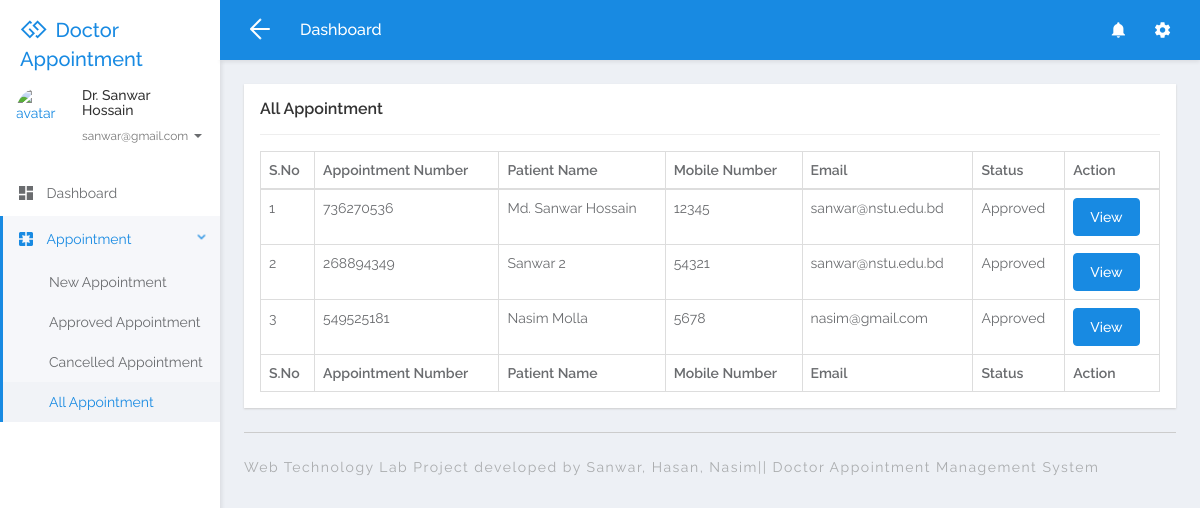
Screenshot of /doctor/all-appointment.php (signed in) with the database file from the repository.
### tables this page shows
CREATE TABLE `tbldoctor` (
  `ID` int(5) NOT NULL,
  `FullName` varchar(250) DEFAULT NULL,
  `MobileNumber` bigint(10) DEFAULT NULL,
  `Email` varchar(250) DEFAULT NULL,
  `Specialization` varchar(250) DEFAULT NULL,
  `Password` varchar(259) DEFAULT NULL,
  `CreationDate` timestamp NULL DEFAULT CURRENT_TIMESTAMP
);

CREATE TABLE `tblappointment` (
  `ID` int(10) NOT NULL,
  `AppointmentNumber` int(10) DEFAULT NULL,
  `Name` varchar(250) DEFAULT NULL,
  `MobileNumber` bigint(20) DEFAULT NULL,
  `Email` varchar(250) DEFAULT NULL,
  `AppointmentDate` date DEFAULT NULL,
  `AppointmentTime` time DEFAULT NULL,
  `Specialization` varchar(250) DEFAULT NULL,
  `Doctor` int(10) DEFAULT NULL,
  `Message` mediumtext,
  `ApplyDate` timestamp NULL DEFAULT CURRENT_TIMESTAMP,
  `Remark` varchar(250) DEFAULT NULL,
  `Status` varchar(250) DEFAULT NULL,
  `UpdationDate` timestamp NULL DEFAULT NULL ON UPDATE CURRENT_TIMESTAMP
);

### doctor/all-appointment.php (the view, shortened to what this page needs)
<?php
include('includes/dbconnection.php');
if (strlen($_SESSION['damsid'] == 0)) {
	header('location:logout.php');
} else {
	?>
	<!DOCTYPE html>
	<html lang="en">
	<head>
		<link rel="stylesheet" href="libs/bower/font-awesome/css/font-awesome.min.css">
		<link rel="stylesheet" href="libs/bower/material-design-iconic-font/dist/css/material-design-iconic-font.css">
		<link rel="stylesheet" href="libs/bower/animate.css/animate.min.css">
		<link rel="stylesheet" href="libs/bower/fullcalendar/dist/fullcalendar.min.css">
		<link rel="stylesheet" href="libs/bower/perfect-scrollbar/css/perfect-scrollbar.css">
		<link rel="stylesheet" href="assets/css/bootstrap.css">
		<link rel="stylesheet" href="assets/css/core.css">
		<link rel="stylesheet" href="assets/css/app.css">
	</head>
	<body class="menubar-left menubar-unfold menubar-light theme-primary">
		<?php include_once('includes/header.php'); ?>
		<?php include_once('includes/sidebar.php'); ?>
		<main id="app-main" class="app-main">
			<div class="wrap">
				<section class="app-content">
					<div class="row">
						<div class="col-md-12">
							<div class="widget">
								<header class="widget-header">
									<h4 class="widget-title">All Appointment</h4>
								</header>
								<hr class="widget-separator">
								<div class="widget-body">
									<div class="table-responsive">
										<table
											class="table table-bordered table-hover js-basic-example dataTable table-custom">
											<thead>
												<tr>
													<th>S.No</th>
													<th>Appointment Number</th>
													<th>Patient Name</th>
													<th>Mobile Number</th>
													<th>Email</th>
													<th>Status</th>
													<th>Action</th>
												</tr>
											</thead>
											<tbody>
												<?php
												$docid = $_SESSION['damsid'];
												$sql = "SELECT * from  tblappointment where Doctor=:docid";
												$query = $dbh->prepare($sql);
												$query->bindParam(':docid', $docid, PDO::PARAM_STR);
												$query->execute();
												$results = $query->fetchAll(PDO::FETCH_OBJ);
												$cnt = 1;
												if ($query->rowCount() > 0) {
													foreach ($results as $row) { ?>
														<tr>
															<td>
																<?php echo htmlentities($cnt); ?>
															</td>
															<td>
																<?php echo htmlentities($row->AppointmentNumber); ?>
															</td>
															<td>
																<?php echo htmlentities($row->Name); ?>
															</td>
															<td>
																<?php echo htmlentities($row->MobileNumber); ?>
															</td>
															<td>
																<?php echo htmlentities($row->Email); ?>
															</td>
															<?php if ($row->Status == "") { ?>
																<td>
																	<?php echo "Not Updated Yet"; ?>
																</td>
															<?php } else { ?>
																<td>
																	<?php echo htmlentities($row->Status); ?>
																</td>
															<?php } ?>
															<td><a href="view-appointment-detail.php?editid=<?php echo htmlentities($row->ID); ?>&&aptid=<?php echo htmlentities($row->AppointmentNumber); ?>"
																	class="btn btn-primary">View</a></td>
														</tr>
														<?php $cnt = $cnt + 1;
													}
												} ?>
											</tbody>
											<tfoot>
												<tr>
													<th>S.No</th>
													<th>Appointment Number</th>
													<th>Patient Name</th>
													<th>Mobile Number</th>
													<th>Email</th>
													<th>Status</th>
													<th>Action</th>
												</tr>
											</tfoot>
										</table>
									</div>
								</div>
							</div>
						</div>
					</div>
				</section>
			</div>
			<?php include_once('includes/footer.php'); ?>
		</main>
	</body>
	</html>
<?php } ?>

### doctor/includes/header.php (shortened to what this page needs)
<nav id="app-navbar" class="navbar navbar-inverse navbar-fixed-top primary">
  <div class="navbar-header">
    <a href="dashboard.php" class="navbar-brand">
      <span class="brand-icon"><i class="fa fa-gg"></i></span>
      <span class="brand-name">Doctor Appointment</span>
    </a>
  </div>
  <div class="navbar-container container-fluid">
    <div class="collapse navbar-collapse" id="app-navbar-collapse">
      <ul class="nav navbar-toolbar navbar-toolbar-left navbar-left">
        <li class="hidden-float hidden-menubar-top">
          <a href="javascript:void(0)" role="button" id="menubar-fold-btn" class="hamburger hamburger--arrowalt is-active js-hamburger">
            <span class="hamburger-box"><span class="hamburger-inner"></span></span>
          </a>
        </li>
        <li>
          <h5 class="page-title hidden-menubar-top hidden-float">Dashboard</h5>
        </li>
      </ul>
      <ul class="nav navbar-toolbar navbar-toolbar-right navbar-right">
        <li class="dropdown">
          <a href="#" class="dropdown-toggle" data-toggle="dropdown" role="button" aria-haspopup="true" aria-expanded="false"><i class="zmdi zmdi-hc-lg zmdi-notifications"></i></a>
        </li>
        <li class="dropdown">
          <a href="javascript:void(0)" class="dropdown-toggle" data-toggle="dropdown" role="button" aria-haspopup="true" aria-expanded="false"><i class="zmdi zmdi-hc-lg zmdi-settings"></i></a>
        </li>
      </ul>
    </div>
  </div>
</nav>

### doctor/includes/sidebar.php (shortened to what this page needs)
<aside id="menubar" class="menubar light">
  <div class="app-user">
    <div class="media">
      <div class="media-left">
        <div class="avatar avatar-md avatar-circle">
          <a href="javascript:void(0)"><img class="img-responsive" src="assets/images/images.jpg" alt="avatar"/></a>
        </div>
      </div>
      <div class="media-body">
        <div class="foldable">
          <?php
$eid=$_SESSION['damsid'];
$sql="SELECT FullName,Email from  tbldoctor where ID=:eid";
$query = $dbh -> prepare($sql);
$query->bindParam(':eid',$eid,PDO::PARAM_STR);
$query->execute();
$results=$query->fetchAll(PDO::FETCH_OBJ);
foreach($results as $row)
{
$email=$row->Email;
$fname=$row->FullName;
}   ?>
          <h5><a href="javascript:void(0)" class="username"><?php  echo $fname ;?></a></h5>
          <ul>
            <li class="dropdown">
              <a href="javascript:void(0)" class="dropdown-toggle usertitle" data-toggle="dropdown" aria-haspopup="true" aria-expanded="false">
                <small><?php  echo $email;?></small>
                <span class="caret"></span>
              </a>
            </li>
          </ul>
        </div>
      </div>
    </div>
  </div>
  <div class="menubar-scroll">
    <div class="menubar-scroll-inner">
      <ul class="app-menu">
        <li class="has-submenu">
          <a href="dashboard.php">
            <i class="menu-icon zmdi zmdi-view-dashboard zmdi-hc-lg"></i>
            <span class="menu-text">Dashboard</span>
          </a>
        </li>
       <li class="has-submenu">
          <a href="javascript:void(0)" class="submenu-toggle">
            <i class="menu-icon zmdi zmdi-pages zmdi-hc-lg"></i>
            <span class="menu-text">Appointment</span>
            <i class="menu-caret zmdi zmdi-hc-sm zmdi-chevron-right"></i>
          </a>
          <ul class="submenu">
            <li><a href="new-appointment.php"><span class="menu-text">New Appointment</span></a></li>
            <li><a href="approved-appointment.php"><span class="menu-text">Approved Appointment</span></a></li>
            <li><a href="cancelled-appointment.php"><span class="menu-text">Cancelled Appointment</span></a></li>
            <li><a href="all-appointment.php"><span class="menu-text">All Appointment</span></a></li>
          </ul>
        </li>
      </ul>
    </div>
  </div>
</aside>

### doctor/includes/footer.php
<div class="wrap p-t-0">
    <footer class="app-footer">
        <div class="copyright pull-left">Web Technology Lab Project developed by Sanwar, Hasan, Nasim|| Doctor Appointment Management System </div>
    </footer>
  </div>

### rows the page displays
tbldoctor: FullName "Dr. Sanwar Hossain", Email "sanwar@gmail.com"
tblappointment: AppointmentNumber "736270536", Name "Md. Sanwar Hossain", MobileNumber "12345", Email "sanwar@nstu.edu.bd", Status "Approved"
tblappointment: AppointmentNumber "268894349", Name "Sanwar 2", MobileNumber "54321", Email "sanwar@nstu.edu.bd", Status "Approved"
tblappointment: AppointmentNumber "549525181", Name "Nasim Molla", MobileNumber "5678", Email "nasim@gmail.com", Status "Approved"
